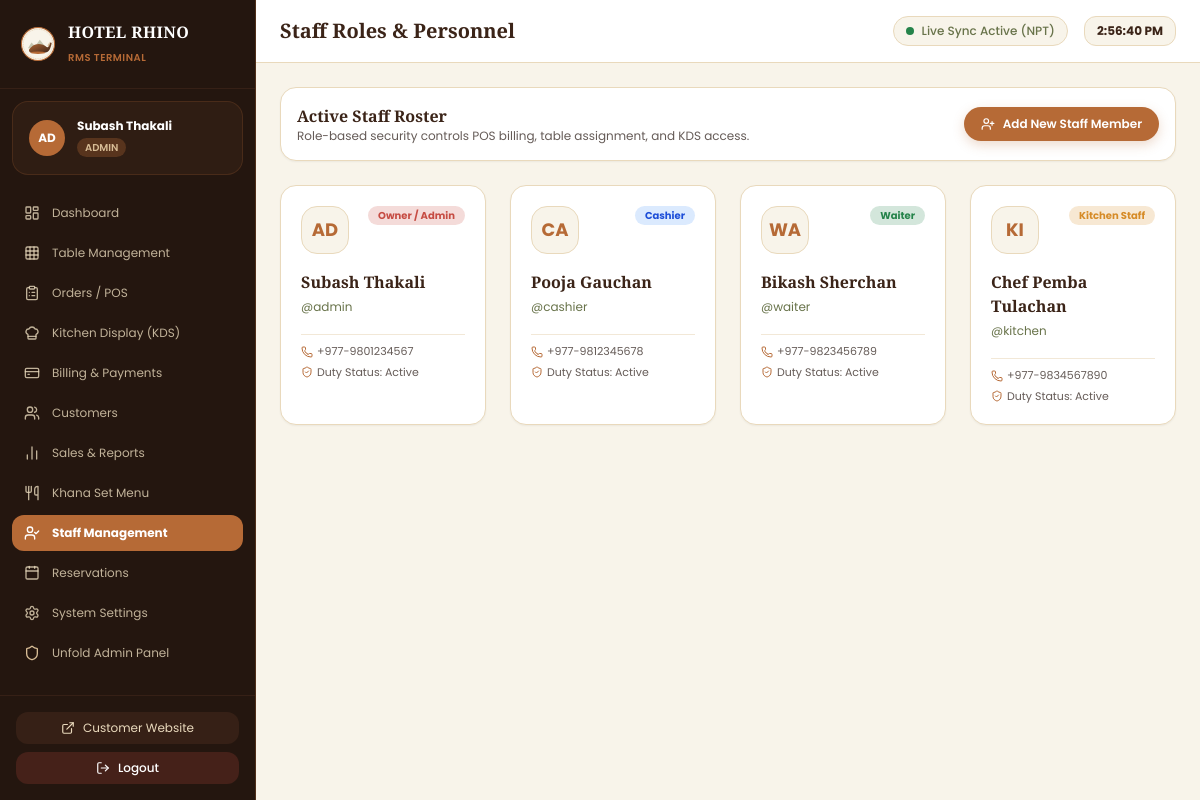
The app's page /staff/members/ (signed in) with its own data.
### thakali_app/models.py (models this page shows, shortened)
class StaffProfile(models.Model):
    ROLE_CHOICES = [
        ('ADMIN', 'Owner / Admin'),
        ('CASHIER', 'Cashier'),
        ('WAITER', 'Waiter'),
        ('KITCHEN', 'Kitchen Staff'),
    ]
    user = models.OneToOneField(User, on_delete=models.CASCADE, related_name='staff_profile')
    role = models.CharField(max_length=20, choices=ROLE_CHOICES, default='WAITER')
    phone = models.CharField(max_length=20, blank=True)
    is_active_duty = models.BooleanField(default=True)
    created_at = models.DateTimeField(auto_now_add=True)

### thakali_app/views.py (the view)
# urls.py: path('staff/members/', views.staff_management_view, name='staff_members'),
@login_required
def staff_management_view(request):
    profiles = StaffProfile.objects.all().select_related('user')
    return render(request, 'staff/staff_members.html', {'profiles': profiles})

### templates/staff/staff_members.html (shortened to what this page needs)
{% extends 'staff/base_staff.html' %}
{% block header_title %}Staff Roles & Personnel{% endblock %}
{% block content %}
<div class="space-y-6">
  <div class="bg-white p-4 rounded-2xl border border-tradBeige shadow-sm flex items-center justify-between text-xs">
    <div>
      <h3 class="font-heading font-bold text-base text-deepBrown">Active Staff Roster</h3>
      <p class="text-darkEspresso/70">Role-based security controls POS billing, table assignment, and KDS access.</p>
    </div>
    <a href="/admin/thakali_app/staffprofile/add/" target="_blank" class="btn-primary text-xs py-2 px-4">
      <i data-lucide="user-plus" class="w-3.5 h-3.5"></i> Add New Staff Member
    </a>
  </div>
  <div class="grid grid-cols-1 sm:grid-cols-2 md:grid-cols-3 lg:grid-cols-4 gap-6">
    {% for prof in profiles %}
    <div class="bg-white p-5 rounded-2xl border border-tradBeige shadow-sm space-y-4">
      <div class="flex items-start justify-between">
        <div class="w-12 h-12 rounded-2xl bg-creamBg border border-tradBeige flex items-center justify-center font-bold text-terracotta text-lg">
          {{ prof.user.username|slice:":2"|upper }}
        </div>
        <span class="px-2.5 py-0.5 rounded-full text-[10px] font-bold {% if prof.role == 'ADMIN' %}bg-errorRed/20 text-errorRed{% elif prof.role == 'CASHIER' %}bg-blue-100 text-blue-700{% elif prof.role == 'WAITER' %}bg-successGreen/20 text-successGreen{% else %}bg-warningAmber/20 text-warningAmber{% endif %}">
          {{ prof.get_role_display }}
        </span>
      </div>
      <div>
        <h4 class="font-heading font-bold text-base text-deepBrown">{{ prof.user.get_full_name|default:prof.user.username }}</h4>
        <span class="text-xs text-mutedOlive">@{{ prof.user.username }}</span>
      </div>
      <div class="text-[11px] text-darkEspresso/70 space-y-1 pt-2 border-t border-tradBeige/60">
        <p><i data-lucide="phone" class="w-3 h-3 inline mr-1 text-terracotta"></i>{{ prof.phone|default:"No direct phone" }}</p>
        <p><i data-lucide="shield-check" class="w-3 h-3 inline mr-1 text-terracotta"></i>Duty Status: Active</p>
      </div>
    </div>
    {% endfor %}
  </div>
</div>
{% endblock %}

### templates/staff/base_staff.html (shortened to what this page needs)
<!DOCTYPE html>
<html lang="en">
<head>
  <script src="https://cdn.tailwindcss.com"></script>
  <link rel="stylesheet" href="/static/css/style.css">
</head>
<body class="bg-creamBg text-darkEspresso min-h-screen flex flex-col md:flex-row font-body">
  <aside class="w-full md:w-64 bg-darkEspresso text-tradBeige flex-shrink-0 flex flex-col justify-between border-r border-terracotta/30">
    <div>
      <div class="p-5 border-b border-deepBrown/80 flex items-center justify-between">
        <div class="flex items-center gap-3">
          <img src="/static/images/rhino_logo.svg" alt="Hotel Rhino" class="w-9 h-9">
          <div>
            <h1 class="font-heading font-bold text-white text-base tracking-wide">HOTEL RHINO</h1>
            <span class="text-[10px] text-terracotta tracking-wider uppercase font-semibold">RMS Terminal</span>
          </div>
        </div>
      </div>
      <div class="p-4 bg-deepBrown/50 mx-3 my-3 rounded-2xl border border-terracotta/20 flex items-center gap-3">
        <div class="w-9 h-9 rounded-full bg-terracotta text-white flex items-center justify-center font-bold text-xs">
          {{ request.user.username|slice:":2"|upper }}
        </div>
        <div class="overflow-hidden">
          <p class="text-xs font-bold text-white truncate">{{ request.user.get_full_name|default:request.user.username }}</p>
          <span class="text-[10px] px-2 py-0.5 rounded-full bg-terracotta/30 text-warmSand font-semibold uppercase">
            {{ STAFF_ROLE|default:"ADMIN" }}
          </span>
        </div>
      </div>
      <nav class="px-3 py-2 space-y-1 text-xs">
        <a href="{% url 'staff_dashboard' %}" class="flex items-center gap-3 px-3 py-2.5 rounded-xl transition {% if request.resolver_match.url_name == 'staff_dashboard' %}bg-terracotta text-white font-bold{% else %}hover:bg-deepBrown text-tradBeige/80 hover:text-white{% endif %}">
          <i data-lucide="layout-dashboard" class="w-4 h-4"></i> Dashboard
        </a>
        <a href="{% url 'staff_tables' %}" class="flex items-center gap-3 px-3 py-2.5 rounded-xl transition {% if request.resolver_match.url_name == 'staff_tables' %}bg-terracotta text-white font-bold{% else %}hover:bg-deepBrown text-tradBeige/80 hover:text-white{% endif %}">
          <i data-lucide="grid" class="w-4 h-4"></i> Table Management
        </a>
        <a href="{% url 'staff_pos' %}" class="flex items-center gap-3 px-3 py-2.5 rounded-xl transition {% if request.resolver_match.url_name == 'staff_pos' %}bg-terracotta text-white font-bold{% else %}hover:bg-deepBrown text-tradBeige/80 hover:text-white{% endif %}">
          <i data-lucide="clipboard-list" class="w-4 h-4"></i> Orders / POS
        </a>
        <a href="{% url 'staff_kitchen' %}" class="flex items-center gap-3 px-3 py-2.5 rounded-xl transition {% if request.resolver_match.url_name == 'staff_kitchen' %}bg-terracotta text-white font-bold{% else %}hover:bg-deepBrown text-tradBeige/80 hover:text-white{% endif %}">
          <i data-lucide="chef-hat" class="w-4 h-4"></i> Kitchen Display (KDS)
        </a>
        <a href="{% url 'staff_billing' %}" class="flex items-center gap-3 px-3 py-2.5 rounded-xl transition {% if request.resolver_match.url_name == 'staff_billing' %}bg-terracotta text-white font-bold{% else %}hover:bg-deepBrown text-tradBeige/80 hover:text-white{% endif %}">
          <i data-lucide="credit-card" class="w-4 h-4"></i> Billing & Payments
        </a>
        <a href="{% url 'staff_customers' %}" class="flex items-center gap-3 px-3 py-2.5 rounded-xl transition {% if request.resolver_match.url_name == 'staff_customers' %}bg-terracotta text-white font-bold{% else %}hover:bg-deepBrown text-tradBeige/80 hover:text-white{% endif %}">
          <i data-lucide="users" class="w-4 h-4"></i> Customers
        </a>
        <a href="{% url 'staff_reports' %}" class="flex items-center gap-3 px-3 py-2.5 rounded-xl transition {% if request.resolver_match.url_name == 'staff_reports' %}bg-terracotta text-white font-bold{% else %}hover:bg-deepBrown text-tradBeige/80 hover:text-white{% endif %}">
          <i data-lucide="bar-chart-2" class="w-4 h-4"></i> Sales & Reports
        </a>
        <a href="{% url 'staff_khana_sets' %}" class="flex items-center gap-3 px-3 py-2.5 rounded-xl transition {% if request.resolver_match.url_name == 'staff_khana_sets' %}bg-terracotta text-white font-bold{% else %}hover:bg-deepBrown text-tradBeige/80 hover:text-white{% endif %}">
          <i data-lucide="utensils" class="w-4 h-4"></i> Khana Set Menu
        </a>
        <a href="{% url 'staff_members' %}" class="flex items-center gap-3 px-3 py-2.5 rounded-xl transition {% if request.resolver_match.url_name == 'staff_members' %}bg-terracotta text-white font-bold{% else %}hover:bg-deepBrown text-tradBeige/80 hover:text-white{% endif %}">
          <i data-lucide="user-check" class="w-4 h-4"></i> Staff Management
        </a>
        <a href="{% url 'staff_reservations' %}" class="flex items-center gap-3 px-3 py-2.5 rounded-xl transition {% if request.resolver_match.url_name == 'staff_reservations' %}bg-terracotta text-white font-bold{% else %}hover:bg-deepBrown text-tradBeige/80 hover:text-white{% endif %}">
          <i data-lucide="calendar" class="w-4 h-4"></i> Reservations
        </a>
        <a href="{% url 'staff_settings' %}" class="flex items-center gap-3 px-3 py-2.5 rounded-xl transition {% if request.resolver_match.url_name == 'staff_settings' %}bg-terracotta text-white font-bold{% else %}hover:bg-deepBrown text-tradBeige/80 hover:text-white{% endif %}">
          <i data-lucide="settings" class="w-4 h-4"></i> System Settings
        </a>
        <a href="/admin/" target="_blank" class="flex items-center gap-3 px-3 py-2.5 rounded-xl hover:bg-deepBrown text-tradBeige/80 hover:text-white transition">
          <i data-lucide="shield" class="w-4 h-4 text-warmSand"></i> Unfold Admin Panel
        </a>
      </nav>
    </div>
    <div class="p-4 border-t border-deepBrown/80 space-y-2 text-xs">
      <a href="/" target="_blank" class="flex items-center justify-center gap-2 w-full py-2 rounded-xl bg-deepBrown/80 text-tradBeige hover:text-white transition">
        <i data-lucide="external-link" class="w-3.5 h-3.5"></i> Customer Website
      </a>
      <a href="{% url 'staff_logout' %}" class="flex items-center justify-center gap-2 w-full py-2 rounded-xl bg-errorRed/20 hover:bg-errorRed text-white transition font-medium">
        <i data-lucide="log-out" class="w-3.5 h-3.5"></i> Logout
      </a>
    </div>
  </aside>
  <div class="flex-grow flex flex-col min-w-0">
    <header class="bg-white border-b border-tradBeige px-6 py-4 flex items-center justify-between">
      <div class="flex items-center gap-3">
        <h2 class="font-heading font-bold text-xl text-deepBrown">{% block header_title %}Operations Dashboard{% endblock %}</h2>
      </div>
      <div class="flex items-center gap-4 text-xs">
        <div class="hidden sm:flex items-center gap-2 px-3 py-1.5 rounded-full bg-creamBg border border-tradBeige text-mutedOlive font-medium">
          <span class="w-2 h-2 rounded-full bg-successGreen animate-ping"></span>
          <span>Live Sync Active (NPT)</span>
        </div>
        <div id="liveClock" class="font-bold text-deepBrown px-3 py-1.5 bg-creamBg rounded-xl border border-tradBeige">
        </div>
      </div>
    </header>
    <main class="p-6 flex-grow">
      {% block content %}{% endblock %}
    </main>
  </div>
</body>
</html>

### static/css/style.css (style rules this page uses)
:root { --color-deep-brown: #3B2418; --color-espresso: #24160F; --color-terracotta: #B66A36; --color-warm-sand: #D8BD96; --color-trad-beige: #E9D9BC; --color-cream-bg: #F8F4EA; --color-muted-olive: #68734A; --color-white: #FFFFFF; --color-success: #25834A; --color-warning: #D68B27; --color-error: #C64C43; --font-heading: 'Playfair Display', serif; --font-body: 'Poppins', -apple-system, BlinkMacSystemFont, sans-serif; --font-devanagari: 'Noto Sans Devanagari', sans-serif; }
* { box-sizing: border-box; margin: 0; padding: 0; }
body { font-family: var(--font-body); background-color: var(--color-cream-bg); color: var(--color-espresso); line-height: 1.6; min-height: 100vh; }
h1, h2, h3, h4, .brand-font { font-family: var(--font-heading); color: var(--color-deep-brown); font-weight: 700; }
a { color: inherit; text-decoration: none; }
.btn-primary { background-color: var(--color-terracotta); color: var(--color-white); padding: 0.75rem 1.75rem; border-radius: 9999px; font-weight: 600; border: 1px solid transparent; display: inline-flex; align-items: center; justify-content: center; gap: 0.5rem; transition: all 0.25s ease; cursor: pointer; box-shadow: 0 4px 12px rgba(182, 106, 54, 0.25); }

### records on screen
StaffProfile: role "ADMIN", user.username "AD", role "Owner / Admin", user.get_full_name "Subash Thakali", user.username "admin", phone "+977-9801234567"
StaffProfile: user.username "CA", role "Cashier", user.get_full_name "Pooja Gauchan", user.username "cashier", phone "+977-9812345678"
StaffProfile: user.username "WA", role "Waiter", user.get_full_name "Bikash Sherchan", user.username "waiter", phone "+977-9823456789"
StaffProfile: user.username "KI", role "Kitchen Staff", user.get_full_name "Chef Pemba Tulachan", user.username "kitchen", phone "+977-9834567890"

### other values on screen
{{ request.user.username|slice:":2"|upper }} "AD"
{{ request.user.get_full_name|default:request.user.username }} "Subash Thakali"
